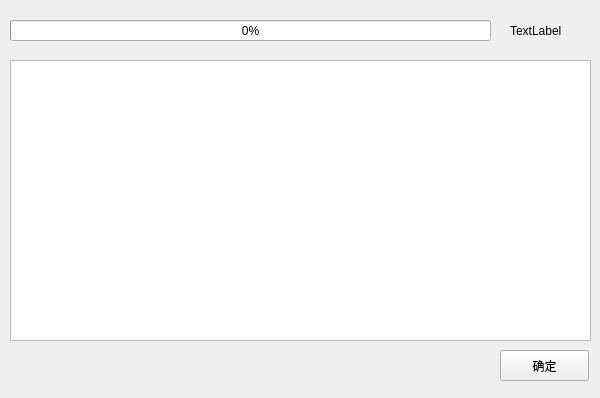
<?xml version="1.0" encoding="UTF-8"?>
<ui version="4.0">
 <class>updateWidget</class>
 <widget class="QWidget" name="updateWidget">
  <property name="geometry">
   <rect>
    <x>0</x>
    <y>0</y>
    <width>600</width>
    <height>398</height>
   </rect>
  </property>
  <property name="maximumSize">
   <size>
    <width>600</width>
    <height>429</height>
   </size>
  </property>
  <property name="windowTitle">
   <string>Form</string>
  </property>
  <widget class="QProgressBar" name="progressBar">
   <property name="geometry">
    <rect>
     <x>10</x>
     <y>20</y>
     <width>481</width>
     <height>21</height>
    </rect>
   </property>
   <property name="value">
    <number>0</number>
   </property>
  </widget>
  <widget class="QLabel" name="label">
   <property name="geometry">
    <rect>
     <x>510</x>
     <y>20</y>
     <width>67</width>
     <height>21</height>
    </rect>
   </property>
   <property name="text">
    <string>TextLabel</string>
   </property>
  </widget>
  <widget class="QTextEdit" name="textEdit">
   <property name="geometry">
    <rect>
     <x>10</x>
     <y>60</y>
     <width>581</width>
     <height>281</height>
    </rect>
   </property>
  </widget>
  <widget class="QPushButton" name="ok_button">
   <property name="geometry">
    <rect>
     <x>500</x>
     <y>350</y>
     <width>89</width>
     <height>31</height>
    </rect>
   </property>
   <property name="text">
    <string>确定</string>
   </property>
  </widget>
 </widget>
 <resources/>
 <connections/>
</ui>
